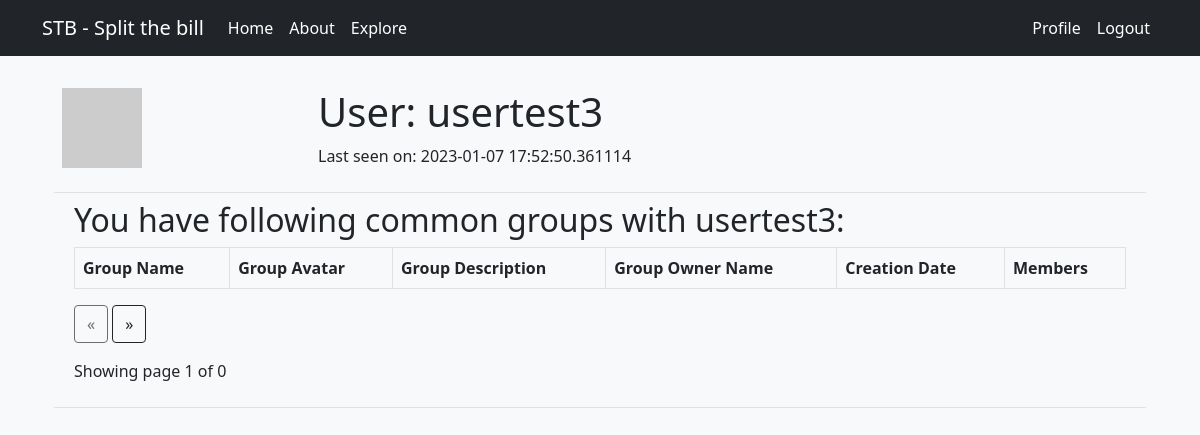
The page /user/usertest3 (signed in) on the database as committed earlier.
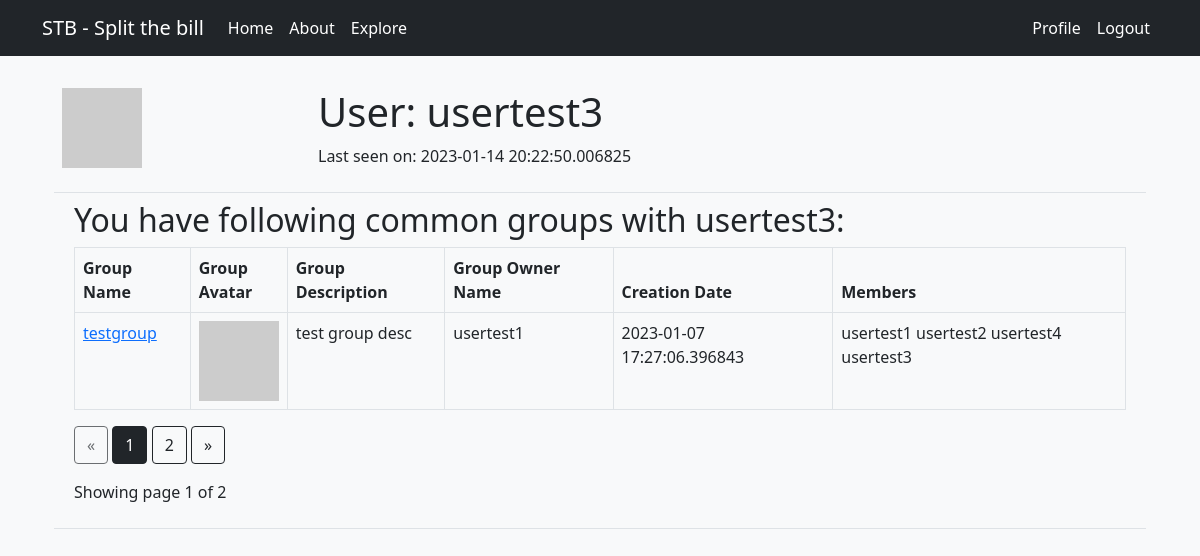
The same page on the database as committed later.
### app/models.py (models this page shows, shortened)
class User(UserMixin, db.Model):
    id = db.Column(db.Integer, primary_key=True)
    username = db.Column(db.String(64), index=True, unique=True)
    email = db.Column(db.String(120), index=True, unique=True)
    password_hash = db.Column(db.String(128))
    about_me = db.Column(db.String(140))
    last_seen = db.Column(db.DateTime, default=datetime.utcnow)
    total_balance = db.Column(db.Float)
    groups = db.relationship("Group", secondary="group_member", backref=db.backref("users", lazy=True,cascade="all, delete, delete-orphan", passive_deletes=True, single_parent=True))
    membership_requests = db.relationship("MembershipRequest", cascade="all, delete, delete-orphan", passive_deletes=True, single_parent=True, backref=db.backref("user", lazy=True))
    invitations = db.relationship("Invitation",cascade="all, delete, delete-orphan", passive_deletes=True, single_parent=True, backref=db.backref("user", lazy=True))
    def avatar(self, size):
        digest = md5(self.email.lower().encode("utf-8")).hexdigest()
        return f"https://avatars.dicebear.com/api/personas/{digest}.svg?size={size}"

class Group(db.Model):
    id = db.Column(db.Integer, primary_key=True)
    name = db.Column(db.String(64), index=True, unique=True)
    owner_id = db.Column(db.Integer, db.ForeignKey("user.id", ondelete='CASCADE'))
    date_created = db.Column(db.DateTime, default=datetime.utcnow)
    description = db.Column(db.String(255))
    owner = db.relationship("User", foreign_keys=[owner_id], backref=db.backref("owned_groups", lazy=True, cascade="all, delete, delete-orphan", passive_deletes=True, single_parent=True))
    membership_requests = db.relationship("MembershipRequest", cascade="all, delete, delete-orphan", passive_deletes=True, single_parent=True, backref=db.backref("group", lazy=True))
    invitations = db.relationship("Invitation", cascade="all, delete, delete-orphan", passive_deletes=True, single_parent=True,  backref=db.backref("group", lazy=True))
    def avatar(self, size):
        digest = md5(self.description.lower().encode("utf-8")).hexdigest()
        return f"https://avatars.dicebear.com/api/identicon/{digest}.svg?size={size}"

### app/main/routes.py (the view, shortened to what this page needs)
@bp.route('/user/<username>', methods=['GET'])
@login_required
def user(username):
    user = User.query.filter_by(username=username).first_or_404()
    users_groups_id = [group.id for group in user.groups]
    common_groups_id = [group.id for group in current_user.groups if group.id in users_groups_id]
    page_common_group = request.args.get('page_common_group', 1, type=int)
    common_groups = Group.query.filter(Group.id.in_(common_groups_id)).paginate(page=page_common_group, per_page=1)
    return render_template('user.html', title='User page', user=user, common_groups=common_groups)

### app/main/routes.py (called while the page is built)
@bp.before_request
def before_request():
    if current_user.is_authenticated:
        current_user.last_seen = datetime.utcnow()
        db.session.commit()

### app/models.py (called while the page is built)
@login.user_loader
def load_user(id):
    return User.query.get(int(id))

### app/templates/user.html (shortened to what the changed rows need)
{% extends 'base.html' %}
{% block app_content %}
<div class="container">
    <table class="table">
        <tr>
            <td>
                <h1>User: {{ user.username }}</h1>
                {% if user.last_seen %}<p>Last seen on: {{ user.last_seen }}</p>{% endif %}
            </td>
        </tr>
        {% if current_user.id == user.id %}
        <tr>
            <td colspan="2">
                <div class="container md-6">
                    <h2>Your groups:</h2>
                    <table class="table table-bordered">
                        <thead>
                            <tr>
                                <th scope="col">Group Name</th>
                                <th scope="col">Group Avatar</th>
                                <th scope="col">Group Description</th>
                                <th scope="col">Group Owner Name</th>
                                <th scope="col">Creation Date</th>
                                <th scope="col">Members</th>
                            </tr>
                        </thead>
                        {% for group in groups.items %}
                        {% include '_group.html' %}
                        {% endfor %}
                    </table>
                    <div class="text-right">
                        <a href="{{ url_for('main.user', username=user.username, page_group=groups.prev_num, page_invitation=invitations.page, page_request=requests.page) }}"
                            class="btn btn-outline-dark
                                   {% if groups.page == 1 %}disabled{% endif %}">
                            &laquo;
                        </a>
                        {% for page_num_group in groups.iter_pages(left_edge=1, right_edge=1, left_current=1,
                        right_current=2) %}
                        {% if page_num_group %}
                        {% if groups.page == page_num_group %}
                        <a href="{{ url_for('main.user', username=user.username, page_group=page_num_group,  page_invitation=invitations.page, page_request=requests.page) }}"
                            class="btn btn-dark">
                            {{ page_num_group }}
                        </a>
                        {% else %}
                        <a href="{{ url_for('main.user', username=user.username, page_group=page_num_group,  page_invitation=invitations.page, page_request=requests.page) }}"
                            class="btn btn-outline-dark">
                            {{ page_num_group }}
                        </a>
                        {% endif %}
                        {% else %}
                        ...
                        {% endif %}
                        {% endfor %}
                        <a href="{{ url_for('main.user', username=user.username, page_group=groups.next_num,  page_invitation=invitations.page, page_request=requests.page) }}"
                            class="btn btn-outline-dark
                                   {% if groups.page == groups.pages %}disabled{% endif %}">
                            &raquo;
                        </a>
                    </div>
                    <p class="text-right mt-3">
                        Showing page {{ groups.page }} of {{ groups.pages }}
                    </p>
                </div>
            </td>
        </tr>
        <tr>
            <td colspan="2">
                <div class="container mt-4">
                    <h2>Here are your invitations:</h2>
                    <table class="table table-bordered">
                        <thead>
                            <tr>
                                <th scope="col">Group Name</th>
                                <th scope="col">Group Avatar</th>
                                <th scope="col">Group Description</th>
                                <th scope="col">Group Owner Name</th>
                                <th scope="col">Invitation Date</th>
                                <th scope="col">Status</th>
                                <th scope="col">Actions</th>
                            </tr>
                        </thead>
                        {% for invitation in invitations.items %}
                        {% include '_invitation.html' %}
                        {% endfor %}
                    </table>
                    <div class="text-right">
                        <a href="{{ url_for('main.user', username=user.username, page_group=groups.page, page_invitation=invitations.prev_num, page_request=requests.page) }}"
                            class="btn btn-outline-dark
                                                       {% if invitations.page == 1 %}disabled{% endif %}">
                            &laquo;
                        </a>
                        {% for page_num_invitation in invitations.iter_pages(left_edge=1, right_edge=1, left_current=1,
                        right_current=2) %}
                        {% if page_num_invitation %}
                        {% if invitations.page == page_num_invitation %}
                        <a href="{{ url_for('main.user', username=user.username, page_group=groups.page, page_invitation=page_num_invitation, page_request=requests.page) }}"
                            class="btn btn-dark">
                            {{ page_num_invitation }}
                        </a>
                        {% else %}
                        <a href="{{ url_for('main.user', username=user.username, page_group=groups.page, page_invitation=page_num_invitation, page_request=requests.page) }}"
                            class="btn btn-outline-dark">
                            {{ page_num_invitation }}
                        </a>
                        {% endif %}
                        {% else %}
                        ...
                        {% endif %}
                        {% endfor %}
                        <a href="{{ url_for('main.user',username=user.username,page_group=groups.page,  page_invitation=invitations.next_num, page_request=requests.page) }}"
                            class="btn btn-outline-dark
                                                       {% if invitations.page == invitations.pages %}disabled{% endif %}">
                            &raquo;
                        </a>
                    </div>
                    <p class="text-right mt-3">
                        Showing page {{ invitations.page }} of {{ invitations.pages }}
                    </p>
                </div>
            </td>
        </tr>
        <tr>
            <td colspan="2">
                <div class="container mt-4">
                    <h2>Here are your requests:</h2>
                    <table class="table table-bordered">
                        <thead>
                            <tr>
                                <th scope="col">Group Name</th>
                                <th scope="col">Group Avatar</th>
                                <th scope="col">Group Description</th>
                                <th scope="col">Group Owner Name</th>
                                <th scope="col">Request Sent Date</th>
                                <th scope="col">Status</th>
                                <th scope="col">Actions</th>
                            </tr>
                        </thead>
                        {% for membership_request in requests.items %}
                        {% include '_membership_request.html' %}
                        {% endfor %}
                    </table>
                    <div class="text-right">
                        <a href="{{ url_for('main.user',username=user.username, page_group=groups.page, page_invitation=invitations.page, page_request=requests.prev_num) }}"
                            class="btn btn-outline-dark
                                                                           {% if requests.page == 1 %}disabled{% endif %}">
                            &laquo;
                        </a>
                        {% for page_num_request in requests.iter_pages(left_edge=1, right_edge=1, left_current=1,
                        right_current=2) %}
                        {% if page_num_request %}
                        {% if requests.page == page_num_requests %}
                        <a href="{{ url_for('main.user',username=user.username, page_group=groups.page, page_invitation=invitations.page, page_request=page_num_request) }}"
                            class="btn btn-dark">
                            {{ page_num_request }}
                        </a>
                        {% else %}
                        <a href="{{ url_for('main.user',username=user.username, page_group=groups.page, page_invitation=invitations.page, page_request=page_num_request) }}"
                            class="btn btn-outline-dark">
                            {{ page_num_request }}
                        </a>
                        {% endif %}
                        {% else %}
                        ...
                        {% endif %}
                        {% endfor %}
                        <a href="{{ url_for('main.user',username=user.username, page_group=groups.page, page_invitation=invitations.page, page_request=requests.next_num) }}"
                            class="btn btn-outline-dark
                                                                           {% if requests.page == requests.pages %}disabled{% endif %}">
                            &raquo;
                        </a>
                    </div>
                    <p class="text-right mt-3">
                        Showing page {{ requests.page }} of {{ requests.pages }}
                    </p>
                </div>
            </td>
        </tr>
        {% else %}
        <tr>
            <td colspan="2">
                <div class="container md-6">
                    <h2>You have following common groups with {{user.username}}:</h2>
                    <table class="table table-bordered">
                        <thead>
                            <tr>
                                <th scope="col">Group Name</th>
                                <th scope="col">Group Avatar</th>
                                <th scope="col">Group Description</th>
                                <th scope="col">Group Owner Name</th>
                                <th scope="col">Creation Date</th>
                                <th scope="col">Members</th>
                            </tr>
                        </thead>
                        {% for group in common_groups.items %}
                        {% include '_group.html' %}
                        {% endfor %}
                    </table>
                    <div class="text-right">
                        <a href="{{ url_for('main.user', username=user.username, page_common_group=common_groups.prev_num) }}"
                            class="btn btn-outline-dark
                                           {% if common_groups.page == 1 %}disabled{% endif %}">
                            &laquo;
                        </a>
                        {% for page_num_common_group in common_groups.iter_pages(left_edge=1, right_edge=1,
                        left_current=1,
                        right_current=2) %}
                        {% if page_num_common_group %}
                        {% if common_groups.page == page_num_common_group %}
                        <a href="{{ url_for('main.user', username=user.username, page_common_group=page_num_common_group) }}"
                            class="btn btn-dark">
                            {{ page_num_common_group }}
                        </a>
                        {% else %}
                        <a href="{{ url_for('main.user', username=user.username, page_common_group=page_num_common_group) }}"
                            class="btn btn-outline-dark">
                            {{ page_num_common_group }}
                        </a>
                        {% endif %}
                        {% else %}
                        ...
                        {% endif %}
                        {% endfor %}
                        <a href="{{ url_for('main.user', username=user.username, page_common_group=common_groups.next_num) }}"
                            class="btn btn-outline-dark
                                           {% if common_groups.page == common_groups.pages %}disabled{% endif %}">
                            &raquo;
                        </a>
                    </div>
                    <p class="text-right mt-3">
                        Showing page {{ common_groups.page }} of {{ common_groups.pages }}
                    </p>
                </div>
            </td>
        </tr>
        {% endif %}
    </table>
</div>
{% endblock %}

### app/templates/_group.html
<tbody>
    <tr>
        <td><a href="{{ url_for('main.group', groupname=group.name) }}">{{ group.name }}</a> </td>
        <td width="32px"><img src="{{ group.avatar(32) }}"></td>
        <td>{{ group.description }}</td>
        <td>{{ group.owner.username }}</td>
        <td>{{ group.date_created }}</td>
        <td>
            {% for user in group.users %}
            {{ user.username }}
            {% endfor %}
        </td>
    </tr>
</tbody>

Rows that differ between the two databases and show on the page:
changed User "usertest3": last_seen "2023-01-07 17:52:50.361114" → "2023-01-14 20:22:50.006825"
now on this page (row unchanged): Group: name "testgroup", description "test group desc", owner.username "usertest1", date_created "2023-01-07 17:27:06.396843", User (username "usertest3")
now on this page (row edited): User: username "usertest1"
now on this page (row edited): User: username "usertest2"
now on this page (row edited): User: username "usertest4"
Other text that changed with them:
{{ common_groups.pages }}: "0" → "2"
new list line: "1"
new list line: "2"
